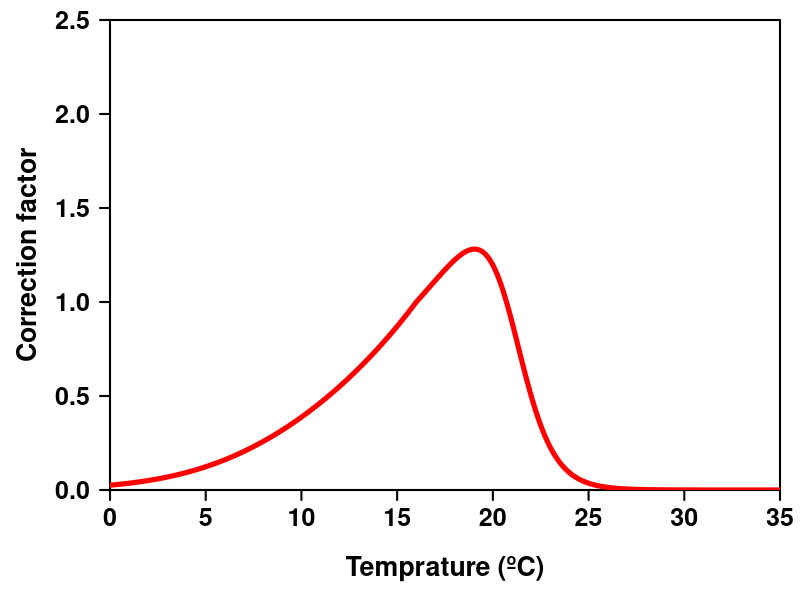

Generate this figure with R:
#=============================================================================#
# Name   : temp_range_Engraulis_ringens
# Author : Jorge Flores-Valiente
# Date   : 
# Version:
# Aim    : calculate and plot the temperature correction curve of the DEB model
# URL    : 
#=============================================================================#

# Temperature correction factor for E. ringens to be used in Ichthyop-DEB
# from tempcorr.m from DEBTool
#
# Comparison with temperature function of Xu et al. 2013. was not possible
# as we did not find the equation
# it must be in Fish Bioenergetics 4.0. 
# https://www.tandfonline.com/doi/pdf/10.1080/03632415.2017.1377558
# http://fishbioenergetics.org/
# but not easy to find
#
# 21/12/2021 Jorge Flores ; Laure Pecquerie
#=============================================================================#
dirpath  <- 'C:/Users/jflores/Desktop/'
out_name <- 'simu'

T_K    <- 273.15;     # Kelvin
T_ref  <- 16 + T_K;   # Kelvin
Temp   <- seq(from = 0, to = 35, by = 0.01) + T_K; # Kelvin

# Parameters
T_L  <- 6 + T_K     # K Lower temp boundary
T_H  <- 21 + T_K    # K Upper temp boundary
T_A  <- 9800        # K Arrhenius temperature
T_AL <- 20000       # K Arrh. temp for lower boundary
T_AH <- 190000/2    # K Arrh. temp for upper boundary

s_A = exp(T_A/T_ref - T_A/Temp)  # Arrhenius factor

# 1-parameter correction factor
TC_1 = s_A

# 5-parameter correction factor
# if(T_L > T_ref || T_H < T_ref) warning('Warning : invalid parameter combination, T_L > T_ref and/or T_H < T_ref\n')

s_L_ratio <- (1 + exp(T_AL/T_ref - T_AL/T_L)) / (1 + exp(T_AL/Temp - T_AL/T_L))
s_H_ratio <- (1 + exp(T_AH/T_H - T_AH/T_ref)) / (1 + exp(T_AH/T_H - T_AH/Temp))
TC_5      <- s_A * ((Temp <= T_ref) * s_L_ratio + (Temp > T_ref) * s_H_ratio)

# figures
png(filename = paste0(dirpath, out_name, '.png'), width = 1250, height = 850, res = 120)
par(mar = c(5.5,5.5,1,1))
plot(Temp - T_K, TC_1, type = 'n', axes = F, xlab = '', ylab = '', xaxs = 'i', yaxs = 'i', xlim = c(0,35), ylim = c(0,2.5))
axis(1, font = 2, lwd.ticks = 2, cex.axis = 1.5)
axis(2, font = 2, lwd.ticks = 2, cex.axis = 1.5, las = 2)
box(lwd = 2)

# lines(Temp - T_K, TC_1, lwd = 4)
lines(Temp - T_K, TC_5, lwd = 5, col = 'red')

mtext(side = 1, line = 3.5, font = 2, cex = 1.6, text = 'Temprature (ºC)')
mtext(side = 2, line = 3.5, font = 2, cex = 1.6, text = 'Correction factor')

# text(2.5, 7.5, adj = 0, font = 2, bquote(paste('T'[L]*' = ',  .(T_L-T_K))))
# text(2.5, 6.8, adj = 0, font = 2, bquote(paste('T'[H]*' = ',  .(T_H-T_K))))
# text(2.5, 6.1, adj = 0, font = 2, bquote(paste('T'[A]*' = ',  .(T_A))))
# text(2.5, 5.4, adj = 0, font = 2, bquote(paste('T'[AL]*' = ', .(T_AL))))
# text(2.5, 4.7, adj = 0, font = 2, bquote(paste('T'[AH]*' = ', .(T_AH))))
# text(2.5, 4.0, adj = 0, font = 2, bquote(paste('TC'[max]*' = ', .(Temp[which.max(TC_5)]-T_K))))

dev.off()
#=============================================================================#
# END OF PROGRAM
#=============================================================================#